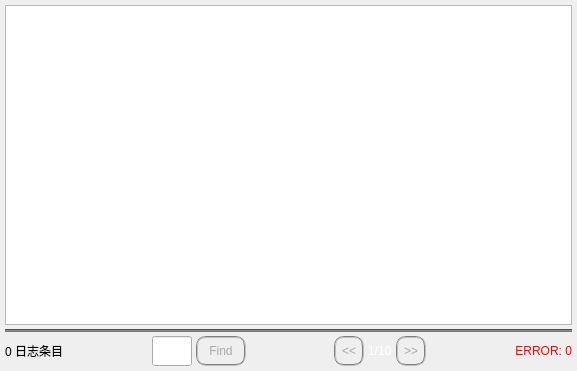
<?xml version="1.0" encoding="UTF-8"?>
<ui version="4.0">
 <class>LogWidget</class>
 <widget class="QWidget" name="LogWidget">
  <property name="geometry">
   <rect>
    <x>0</x>
    <y>0</y>
    <width>577</width>
    <height>371</height>
   </rect>
  </property>
  <property name="windowTitle">
   <string>Form</string>
  </property>
  <property name="styleSheet">
   <string notr="true"/>
  </property>
  <layout class="QVBoxLayout" name="verticalLayout">
   <property name="spacing">
    <number>4</number>
   </property>
   <property name="leftMargin">
    <number>5</number>
   </property>
   <property name="topMargin">
    <number>5</number>
   </property>
   <property name="rightMargin">
    <number>5</number>
   </property>
   <property name="bottomMargin">
    <number>5</number>
   </property>
   <item>
    <widget class="QTextBrowser" name="LogTextBrowser"/>
   </item>
   <item>
    <widget class="Line" name="line">
     <property name="styleSheet">
      <string notr="true">background-color: rgb(120, 120, 120);</string>
     </property>
     <property name="lineWidth">
      <number>1</number>
     </property>
     <property name="midLineWidth">
      <number>0</number>
     </property>
     <property name="orientation">
      <enum>Qt::Horizontal</enum>
     </property>
    </widget>
   </item>
   <item>
    <layout class="QHBoxLayout" name="horizontalLayout">
     <item>
      <widget class="QLabel" name="LogNum">
       <property name="autoFillBackground">
        <bool>false</bool>
       </property>
       <property name="styleSheet">
        <string notr="true">font: 87 12pt &quot;Arial Black&quot;;
color: rgb(255,240,245);</string>
       </property>
       <property name="frameShadow">
        <enum>QFrame::Plain</enum>
       </property>
       <property name="text">
        <string>&lt;html&gt;&lt;head/&gt;&lt;body&gt;&lt;p&gt;&lt;span style=&quot; color:#000000;&quot;&gt;0 日志条目&lt;/span&gt;&lt;/p&gt;&lt;/body&gt;&lt;/html&gt;</string>
       </property>
      </widget>
     </item>
     <item>
      <spacer name="horizontalSpacer">
       <property name="orientation">
        <enum>Qt::Horizontal</enum>
       </property>
       <property name="sizeHint" stdset="0">
        <size>
         <width>40</width>
         <height>20</height>
        </size>
       </property>
      </spacer>
     </item>
     <item>
      <widget class="QLineEdit" name="FindEdit">
       <property name="minimumSize">
        <size>
         <width>40</width>
         <height>30</height>
        </size>
       </property>
       <property name="maximumSize">
        <size>
         <width>40</width>
         <height>30</height>
        </size>
       </property>
       <property name="styleSheet">
        <string notr="true">color: rgb(255, 255, 255);</string>
       </property>
       <property name="text">
        <string>0</string>
       </property>
      </widget>
     </item>
     <item>
      <widget class="QPushButton" name="Find">
       <property name="minimumSize">
        <size>
         <width>50</width>
         <height>30</height>
        </size>
       </property>
       <property name="maximumSize">
        <size>
         <width>50</width>
         <height>30</height>
        </size>
       </property>
       <property name="styleSheet">
        <string notr="true">QPushButton
{   
	color: rgb(167, 167, 167);
    border:2px groove gray;
	border-radius:10px;
	padding:2px 4px;
}
QPushButton:hover
{
	color: rgb(167, 167, 167);
	border:2px groove white;
	border-radius:10px;
	padding:2px 4px;
}

QPushButton:pressed
{
	color: rgb(167, 167, 167);
	border:2px groove white;
	border-radius:15px;
	padding:2px 4px;
}</string>
       </property>
       <property name="text">
        <string>Find</string>
       </property>
      </widget>
     </item>
     <item>
      <spacer name="horizontalSpacer_3">
       <property name="orientation">
        <enum>Qt::Horizontal</enum>
       </property>
       <property name="sizeHint" stdset="0">
        <size>
         <width>20</width>
         <height>20</height>
        </size>
       </property>
      </spacer>
     </item>
     <item>
      <widget class="QPushButton" name="Retreat">
       <property name="minimumSize">
        <size>
         <width>30</width>
         <height>30</height>
        </size>
       </property>
       <property name="maximumSize">
        <size>
         <width>30</width>
         <height>30</height>
        </size>
       </property>
       <property name="styleSheet">
        <string notr="true">QPushButton
{   
	color: rgb(167, 167, 167);
    border:2px groove gray;
	border-radius:10px;
	padding:2px 4px;
}
QPushButton:hover
{
	color: rgb(167, 167, 167);
	border:2px groove white;
	border-radius:10px;
	padding:2px 4px;
}

QPushButton:pressed
{
	color: rgb(167, 167, 167);
	border:2px groove white;
	border-radius:15px;
	padding:2px 4px;
}</string>
       </property>
       <property name="text">
        <string>&lt;&lt;</string>
       </property>
      </widget>
     </item>
     <item>
      <widget class="QLabel" name="LogTest">
       <property name="styleSheet">
        <string notr="true">color: rgb(255, 255, 255);</string>
       </property>
       <property name="text">
        <string>1/10</string>
       </property>
      </widget>
     </item>
     <item>
      <widget class="QPushButton" name="Advance">
       <property name="minimumSize">
        <size>
         <width>30</width>
         <height>30</height>
        </size>
       </property>
       <property name="maximumSize">
        <size>
         <width>30</width>
         <height>30</height>
        </size>
       </property>
       <property name="styleSheet">
        <string notr="true">QPushButton
{   
	color: rgb(167, 167, 167);
    border:2px groove gray;
	border-radius:10px;
	padding:2px 4px;
}
QPushButton:hover
{
	color: rgb(167, 167, 167);
	border:2px groove white;
	border-radius:10px;
	padding:2px 4px;
}

QPushButton:pressed
{
	color: rgb(167, 167, 167);
	border:2px groove white;
	border-radius:15px;
	padding:2px 4px;
}</string>
       </property>
       <property name="text">
        <string>&gt;&gt;</string>
       </property>
      </widget>
     </item>
     <item>
      <spacer name="horizontalSpacer_2">
       <property name="orientation">
        <enum>Qt::Horizontal</enum>
       </property>
       <property name="sizeHint" stdset="0">
        <size>
         <width>40</width>
         <height>20</height>
        </size>
       </property>
      </spacer>
     </item>
     <item>
      <widget class="QLabel" name="ErrorNum">
       <property name="styleSheet">
        <string notr="true">color: rgb(255, 0, 0);
font: 87 12pt &quot;Arial Black&quot;;</string>
       </property>
       <property name="text">
        <string>&lt;html&gt;&lt;head/&gt;&lt;body&gt;&lt;p align=&quot;right&quot;&gt;ERROR: 0&lt;/p&gt;&lt;/body&gt;&lt;/html&gt;</string>
       </property>
      </widget>
     </item>
    </layout>
   </item>
  </layout>
 </widget>
 <resources/>
 <connections/>
</ui>
